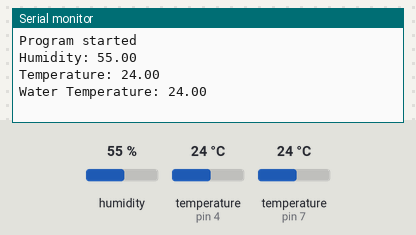
Bench run of a sketch on a simulated Arduino Uno, built with avr-gcc and run on an emulated ATmega328P. On the bench: the last lines printed to the serial monitor. The test bench sets the inputs (shaded band); at power-on: humidity 55 %, temperature (sensors on pin 4, pin 7) 24 °C.

Above: at 2.2 s.
2.3 s: humidity set to 22 %
At 5.4 s:
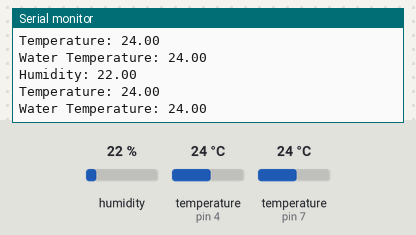
6.0 s: temperature (sensor on pin 4) set to 12 °C
At 8.2 s:
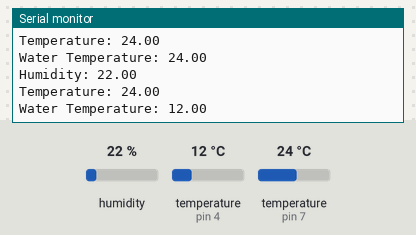
9.7 s: temperature (sensor on pin 7) set to 12 °C
At 13.3 s:
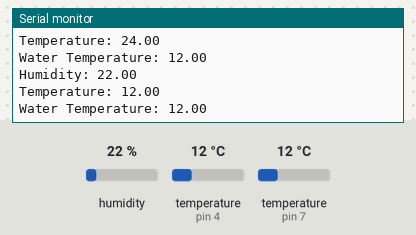
13.4 s: temperature (sensor on pin 4) set to 19 °C
At 16.7 s:
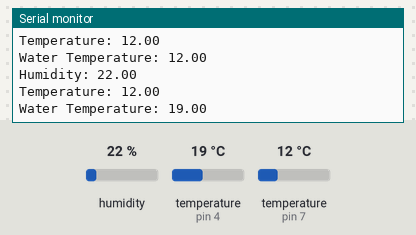
17.1 s: humidity set to 40 %
At 19.5 s:
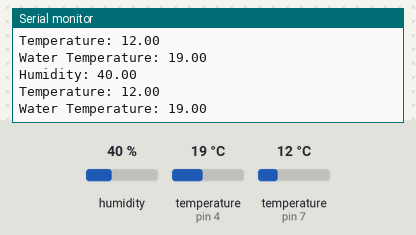
Timing chart, 0 to 21.0 s (numbered marks = the images above; inputs shaded):
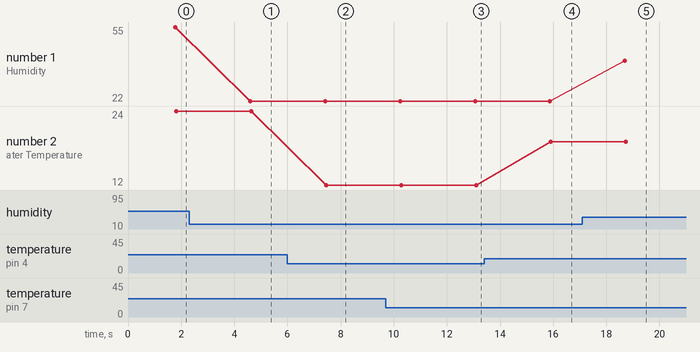

The sketch:

arduino.ino
```cpp
//ThatsEngineering
//Sending Data from Arduino to NodeMCU Via Serial Communication
//Arduino code

//DHT11 Lib
#include <DHT.h>
#include <OneWire.h>
#include <DallasTemperature.h>

//Arduino to NodeMCU Lib
#include <SoftwareSerial.h>
#include <ArduinoJson.h>

//Initialise Arduino to NodeMCU (5=Rx & 6=Tx)
SoftwareSerial nodemcu(5, 6);

//Initialisation of DHT11 Sensor
#define DHTPIN 7
#define ONE_WIRE_BUS 4
DHT dht(DHTPIN, DHT22);
OneWire oneWire(ONE_WIRE_BUS);
DallasTemperature sensors(&oneWire);
float temp;
float hum;
float water;

void setup() {
  Serial.begin(9600);

  dht.begin();
  sensors.begin();
  nodemcu.begin(9600);
  delay(1000);

  Serial.println("Program started");
}

void loop() {

  StaticJsonBuffer<1000> jsonBuffer;
  JsonObject& data = jsonBuffer.createObject();

  //Obtain Temp and Hum data
  data_func();


  //Assign collected data to JSON Object
  data["humidity"] = hum;
  data["temperature"] = temp;
  data["water"] = water;

  //Send data to NodeMCU
  data.printTo(nodemcu);
  jsonBuffer.clear();

  delay(2000);
}

void data_func() {

  hum = dht.readHumidity();
  temp = dht.readTemperature();
  sensors.requestTemperatures();
  water = sensors.getTempCByIndex(0);
  Serial.print("Humidity: ");
  Serial.println(hum);
  Serial.print("Temperature: ");
  Serial.println(temp);
  Serial.print("Water Temperature: ");
  Serial.println(water);

}
```

Measured:
- after the input at 2.3 s, the serial monitor: prints a new line after 2.3 s (image 1)
- after the input at 6.0 s, the serial monitor: prints a new line after 1.5 s (image 2)
- after the input at 9.7 s, the serial monitor: prints a new line after 3.4 s (image 3)
- after the input at 13.4 s, the serial monitor: prints a new line after 2.5 s (image 4)
- after the input at 17.1 s, the serial monitor: prints a new line after 1.6 s (image 5)
- plotted number 1: 55 → 22 after the input at 2.3 s, 22 → 40 after the input at 17.1 s
- plotted number 2: 24 → 12 after the input at 6.0 s, 12 → 19 after the input at 13.4 s
